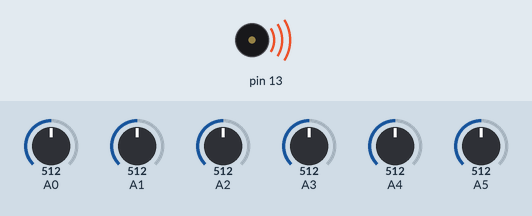
Simulated run of this sketch. Board: Arduino Leonardo, built with avr-gcc and run on an emulated ATmega32U4. Parts: buzzer (waves = sounding). Inputs (shaded band) come from the test bench; at power-on: A0 = 512, A1 = 512, A2 = 512, A3 = 512, A4 = 512, A5 = 512. USB keyboard and mouse output is not drawn; what the sketch prints to the serial monitor is not drawn.

Above: at 0.1 s.
At 3.2 s:
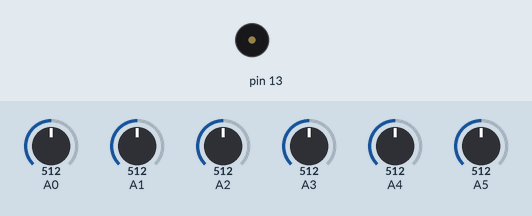
Timing chart, 0 to 4.7 s (numbered marks = the images above):
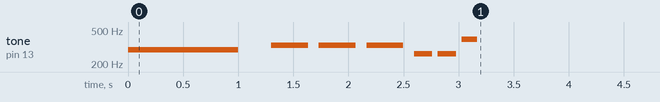

The sketch:

drum_keyboard_startup.ino
```cpp
#include <Keyboard.h>
#include "pitches.h"
int analogpin0={A0};
int analogpin1={A1};
int analogpin2={A2};
int analogpin3={A3};
int analogpin4={A4};
int analogpin5={A5};
int threshold=150;
int melody[] = {
      NOTE_D4, NOTE_E4, NOTE_E4, NOTE_E4, NOTE_C4, NOTE_C4, NOTE_G4
};

int noteDurations[] = {
      1, 3, 3, 3, 6, 6, 7
};

void setup()
{
Serial.begin(9600);
Keyboard.begin();
for (int thisNote = 0; thisNote < 7; thisNote++) {

        int noteDuration = 1000/noteDurations[thisNote];
        tone(13, melody[thisNote],noteDuration);

    int pauseBetweenNotes = noteDuration * 1.30;
    delay(pauseBetweenNotes);
    noTone(13);
}

}

void loop()
{
if(analogRead(analogpin0)>threshold)
{
Serial.println("A0");
  Keyboard.press('w');
  delay(100);
  Keyboard.releaseAll();
}
if (analogRead(analogpin1)>threshold)
{
Serial.println("A1");
  Keyboard.press('a');
  delay(100);
  Keyboard.releaseAll();
}
if (analogRead(analogpin2)>threshold)
{
Serial.println("A2");
  Keyboard.press('s');
  delay(100);
  Keyboard.releaseAll();
}
if (analogRead(analogpin3)>threshold)
{
Serial.println("A3");
  Keyboard.press('d');
  delay(100);
  Keyboard.releaseAll();
}
if (analogRead(analogpin4)>threshold)
{
Serial.println("A4");
  Keyboard.press('q');
  delay(100);
  Keyboard.releaseAll();
}
if (analogRead(analogpin5)>threshold)
{
Serial.println("A5");
  Keyboard.press('e');
  delay(100);
  Keyboard.releaseAll();
}

}
```

pitches.h
```cpp
/*************************************************
 * Public Constants
 *************************************************/

#define NOTE_B0  31
#define NOTE_C1  33
#define NOTE_CS1 35
#define NOTE_D1  37
#define NOTE_DS1 39
#define NOTE_E1  41
#define NOTE_F1  44
#define NOTE_FS1 46
#define NOTE_G1  49
#define NOTE_GS1 52
#define NOTE_A1  55
#define NOTE_AS1 58
#define NOTE_B1  62
#define NOTE_C2  65
#define NOTE_CS2 69
#define NOTE_D2  73
#define NOTE_DS2 78
#define NOTE_E2  82
#define NOTE_F2  87
#define NOTE_FS2 93
#define NOTE_G2  98
#define NOTE_GS2 104
#define NOTE_A2  110
#define NOTE_AS2 117
#define NOTE_B2  123
#define NOTE_C3  131
#define NOTE_CS3 139
#define NOTE_D3  147
#define NOTE_DS3 156
#define NOTE_E3  165
#define NOTE_F3  175
#define NOTE_FS3 185
#define NOTE_G3  196
#define NOTE_GS3 208
#define NOTE_A3  220
#define NOTE_AS3 233
#define NOTE_B3  247
#define NOTE_C4  262
#define NOTE_CS4 277
#define NOTE_D4  294
#define NOTE_DS4 311
#define NOTE_E4  330
#define NOTE_F4  349
#define NOTE_FS4 370
#define NOTE_G4  392
#define NOTE_GS4 415
#define NOTE_A4  440
#define NOTE_AS4 466
#define NOTE_B4  494
#define NOTE_C5  523
#define NOTE_CS5 554
#define NOTE_D5  587
#define NOTE_DS5 622
#define NOTE_E5  659
#define NOTE_F5  698
#define NOTE_FS5 740
#define NOTE_G5  784
#define NOTE_GS5 831
#define NOTE_A5  880
#define NOTE_AS5 932
#define NOTE_B5  988
#define NOTE_C6  1047
#define NOTE_CS6 1109
#define NOTE_D6  1175
#define NOTE_DS6 1245
#define NOTE_E6  1319
#define NOTE_F6  1397
#define NOTE_FS6 1480
#define NOTE_G6  1568
#define NOTE_GS6 1661
#define NOTE_A6  1760
#define NOTE_AS6 1865
#define NOTE_B6  1976
#define NOTE_C7  2093
#define NOTE_CS7 2217
#define NOTE_D7  2349
#define NOTE_DS7 2489
#define NOTE_E7  2637
#define NOTE_F7  2794
#define NOTE_FS7 2960
#define NOTE_G7  3136
#define NOTE_GS7 3322
#define NOTE_A7  3520
#define NOTE_AS7 3729
#define NOTE_B7  3951
#define NOTE_C8  4186
#define NOTE_CS8 4435
#define NOTE_D8  4699
#define NOTE_DS8 4978
```
